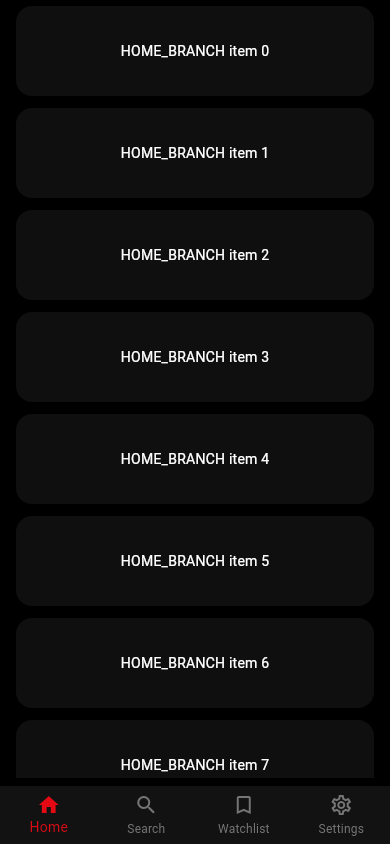
#> input picture test/goldens/android_classic_shell.png, 390 x 844 px
$ python analyze_player_colors.py ../test/goldens/android_classic_shell.png
#> lines starting #> are read from the running program, lines starting #| are printed output that depends on the picture
#!/usr/bin/env python3
"""Color sampling of the player screenshot regions."""
import sys
from PIL import Image

path = sys.argv[1] if len(sys.argv) > 1 else '/tmp/phone_player.png'
img = Image.open(path).convert('RGB')
W, H = img.size
#> W = 390; H = 844
print(f'{W}x{H}')
#| 390x844

def sample(box, label):
#> called with box = (0, 101, 97, 523), label = 'left-strip'
    region = img.crop(box)
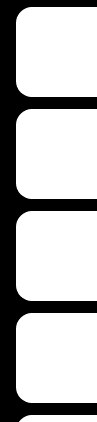
#> region: PIL image 97x422 RGB; min 0, max 15, mean 10.71; drawn with min black and max white
    px = list(region.getdata())
#> px = 40934 items
    n = len(px)
#> n = 40934
    avg = tuple(sum(p[i] for p in px) // n for i in range(3))
#> avg = (10, 10, 10)
    # saturation = max-min of avg
    sat = max(avg) - min(avg)
#> sat = 0
    # variance
    var = sum((p[i] - avg[i]) ** 2 for p in px for i in range(3)) / (n * 3)
#> var = 46.27
    print(f'{label:28s} box={box} avg_rgb={avg} sat={sat:3d} var={var:8.1f}')
#| left-strip                   box=(0, 101, 97, 523) avg_rgb=(10, 10, 10) sat=  0 var=    46.3

# left strip (suspected video)
sample((0, int(H*0.12), int(W*0.25), int(H*0.62)), 'left-strip')
# its center
sample((int(W*0.06), int(H*0.25), int(W*0.18), int(H*0.50)), 'left-strip center')
#> call 2 of sample, with box = (23, 211, 70, 422), label = 'left-strip center'
#> in sample (call 2), `region = img.crop(box)`:
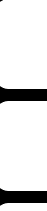
#> region: PIL image 47x211 RGB; min 0, max 15, mean 13.24; drawn with min black and max white
#> in sample (call 2), `px = list(region.getdata())`: px = 9917 items, first 6: (0, 0, 0), (1, 1, 1), (8, 8, 8), (15, 15, 15), (15, 15, 15), (15, 15, 15)
#> in sample (call 2), `n = len(px)`: n = 9917
#> in sample (call 2), `avg = tuple(sum(p[i] for p in px) // n for i in range(3))`: avg = (13, 13, 13)
#> in sample (call 2), `var = sum((p[i] - avg[i]) ** 2 for p in px for i in range(3)) / (n * 3)`: var = 23.24
#| left-strip center            box=(23, 211, 70, 422) avg_rgb=(13, 13, 13) sat=  0 var=    23.2
# middle-right controls cluster
sample((int(W*0.65), int(H*0.42), W, int(H*0.62)), 'controls cluster')
#> call 3 of sample, with box = (253, 354, 390, 523), label = 'controls cluster'
#> in sample (call 3), `region = img.crop(box)`:
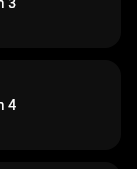
#> region: PIL image 137x169 RGB; min 0, max 255, mean 12.2
#> in sample (call 3), `px = list(region.getdata())`: px = 23153 items
#> in sample (call 3), `n = len(px)`: n = 23153
#> in sample (call 3), `avg = tuple(sum(p[i] for p in px) // n for i in range(3))`: avg = (12, 12, 12)
#> in sample (call 3), `var = sum((p[i] - avg[i]) ** 2 for p in px for i in range(3)) / (n * 3)`: var = 228
#| controls cluster             box=(253, 354, 390, 523) avg_rgb=(12, 12, 12) sat=  0 var=   228.0
# each round button in the cluster (approx positions)
# from earlier: circles at x~2078-2135, y~540-574
sample((2050, 510, 2180, 600), 'round button A')
#> in sample (call 4), `region = img.crop(box)`: region: PIL image 130x90 RGB; every value is 0
#| round button A               box=(2050, 510, 2180, 600) avg_rgb=(0, 0, 0) sat=  0 var=     0.0
#| round button B               box=(2170, 510, 2300, 600) avg_rgb=(0, 0, 0) sat=  0 var=     0.0
sample((2170, 510, 2300, 600), 'round button B')
# top bar
sample((0, 0, W, int(H*0.12)), 'top bar')
#> in sample (call 6), `region = img.crop(box)`:
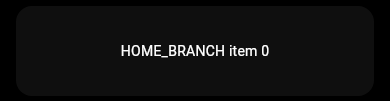
#> region: PIL image 390x101 RGB; min 0, max 255, mean 16
#> in sample (call 6), `px = list(region.getdata())`: px = 39390 items
#> in sample (call 6), `n = len(px)`: n = 39390
#> in sample (call 6), `avg = tuple(sum(p[i] for p in px) // n for i in range(3))`: avg = (15, 15, 15)
#> in sample (call 6), `var = sum((p[i] - avg[i]) ** 2 for p in px for i in range(3)) / (n * 3)`: var = 786.3
#| top bar                      box=(0, 0, 390, 101) avg_rgb=(15, 15, 15) sat=  0 var=   786.3
# bottom band
sample((0, int(H*0.85), W, H), 'bottom band')
#> in sample (call 7), `region = img.crop(box)`:
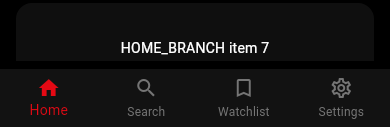
#> region: PIL image 390x127 RGB; mean R, G, B 20.1, 18.9, 18.9
#> in sample (call 7), `px = list(region.getdata())`: px = 49530 items
#> in sample (call 7), `n = len(px)`: n = 49530
#> in sample (call 7), `avg = tuple(sum(p[i] for p in px) // n for i in range(3))`: avg = (20, 18, 18)
#> in sample (call 7), `sat = max(avg) - min(avg)`: sat = 2
#> in sample (call 7), `var = sum((p[i] - avg[i]) ** 2 for p in px for i in range(3)) / (n * 3)`: var = 792.1
#| bottom band                  box=(0, 717, 390, 844) avg_rgb=(20, 18, 18) sat=  2 var=   792.1
# what is at middle-left (between video and controls)?
sample((int(W*0.25), int(H*0.30), int(W*0.60), int(H*0.60)), 'middle area x25-60%')
#> in sample (call 8), `region = img.crop(box)`:
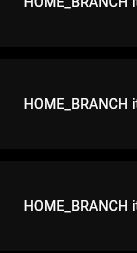
#> region: PIL image 137x253 RGB; min 0, max 255, mean 22.5
#> in sample (call 8), `px = list(region.getdata())`: px = 34661 items
#> in sample (call 8), `n = len(px)`: n = 34661
#> in sample (call 8), `avg = tuple(sum(p[i] for p in px) // n for i in range(3))`: avg = (22, 22, 22)
#> in sample (call 8), `sat = max(avg) - min(avg)`: sat = 0
#> in sample (call 8), `var = sum((p[i] - avg[i]) ** 2 for p in px for i in range(3)) / (n * 3)`: var = 1729.6
#| middle area x25-60%          box=(97, 253, 234, 506) avg_rgb=(22, 22, 22) sat=  0 var=  1729.6
